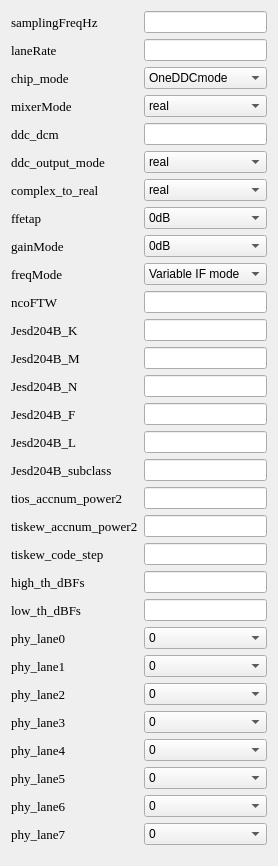
         <widget class="QWidget" name="scrollAreaWidgetContents">
          <property name="geometry">
           <rect>
            <x>0</x>
            <y>0</y>
            <width>278</width>
            <height>866</height>
           </rect>
          </property>
          <layout class="QGridLayout" name="gridLayout">
           <item row="28" column="0">
            <widget class="QLabel" name="phy_lane4">
             <property name="font">
              <font>
               <family>Times New Roman</family>
               <pointsize>10</pointsize>
               <weight>50</weight>
               <bold>false</bold>
              </font>
             </property>
             <property name="text">
              <string>phy_lane4</string>
             </property>
            </widget>
           </item>
           <item row="18" column="0">
            <widget class="QLabel" name="Jesd204B_subclass">
             <property name="font">
              <font>
               <family>Times New Roman</family>
               <pointsize>10</pointsize>
               <weight>50</weight>
               <bold>false</bold>
              </font>
             </property>
             <property name="text">
              <string>Jesd204B_subclass</string>
             </property>
            </widget>
           </item>
           <item row="23" column="0">
            <widget class="QLabel" name="low_th_dBFs">
             <property name="font">
              <font>
               <family>Times New Roman</family>
               <pointsize>10</pointsize>
               <weight>50</weight>
               <bold>false</bold>
              </font>
             </property>
             <property name="text">
              <string>low_th_dBFs</string>
             </property>
            </widget>
           </item>
           <item row="21" column="0">
            <widget class="QLabel" name="tiskew_code_step">
             <property name="font">
              <font>
               <family>Times New Roman</family>
               <pointsize>10</pointsize>
               <weight>50</weight>
               <bold>false</bold>
              </font>
             </property>
             <property name="text">
              <string>tiskew_code_step</string>
             </property>
            </widget>
           </item>
           <item row="15" column="0">
            <widget class="QLabel" name="Jesd204B_N">
             <property name="font">
              <font>
               <family>Times New Roman</family>
               <pointsize>10</pointsize>
               <weight>50</weight>
               <bold>false</bold>
              </font>
             </property>
             <property name="text">
              <string>Jesd204B_N</string>
             </property>
            </widget>
           </item>
           <item row="14" column="0">
            <widget class="QLabel" name="Jesd204B_M">
             <property name="font">
              <font>
               <family>Times New Roman</family>
               <pointsize>10</pointsize>
               <weight>50</weight>
               <bold>false</bold>
              </font>
             </property>
             <property name="text">
              <string>Jesd204B_M</string>
             </property>
            </widget>
           </item>
           <item row="2" column="0">
            <widget class="QLabel" name="samplingFreqHz">
             <property name="font">
              <font>
               <family>Times New Roman</family>
               <pointsize>10</pointsize>
               <weight>50</weight>
               <italic>false</italic>
               <bold>false</bold>
              </font>
             </property>
             <property name="text">
              <string>samplingFreqHz</string>
             </property>
            </widget>
           </item>
           <item row="12" column="0">
            <widget class="QLabel" name="ncoFTW">
             <property name="font">
              <font>
               <family>Times New Roman</family>
               <pointsize>10</pointsize>
               <weight>50</weight>
               <italic>false</italic>
               <bold>false</bold>
              </font>
             </property>
             <property name="text">
              <string>ncoFTW</string>
             </property>
            </widget>
           </item>
           <item row="11" column="0">
            <widget class="QLabel" name="freqMode">
             <property name="font">
              <font>
               <family>Times New Roman</family>
               <pointsize>10</pointsize>
               <weight>50</weight>
               <italic>false</italic>
               <bold>false</bold>
              </font>
             </property>
             <property name="text">
              <string>freqMode</string>
             </property>
            </widget>
           </item>
           <item row="26" column="0">
            <widget class="QLabel" name="phy_lane2">
             <property name="font">
              <font>
               <family>Times New Roman</family>
               <pointsize>10</pointsize>
               <weight>50</weight>
               <bold>false</bold>
              </font>
             </property>
             <property name="text">
              <string>phy_lane2</string>
             </property>
            </widget>
           </item>
           <item row="24" column="0">
            <widget class="QLabel" name="phy_lane0">
             <property name="font">
              <font>
               <family>Times New Roman</family>
               <pointsize>10</pointsize>
               <weight>50</weight>
               <bold>false</bold>
              </font>
             </property>
             <property name="text">
              <string>phy_lane0</string>
             </property>
            </widget>
           </item>
           <item row="7" column="0">
            <widget class="QLabel" name="inputMode">
             <property name="font">
              <font>
               <family>Times New Roman</family>
               <pointsize>10</pointsize>
               <weight>50</weight>
               <italic>false</italic>
               <bold>false</bold>
              </font>
             </property>
             <property name="text">
              <string>ddc_output_mode</string>
             </property>
            </widget>
           </item>
           <item row="22" column="0">
            <widget class="QLabel" name="high_th_dBFs">
             <property name="font">
              <font>
               <family>Times New Roman</family>
               <pointsize>10</pointsize>
               <weight>50</weight>
               <bold>false</bold>
              </font>
             </property>
             <property name="text">
              <string>high_th_dBFs</string>
             </property>
            </widget>
           </item>
           <item row="29" column="0">
            <widget class="QLabel" name="phy_lane5">
             <property name="font">
              <font>
               <family>Times New Roman</family>
               <pointsize>10</pointsize>
               <weight>50</weight>
               <bold>false</bold>
              </font>
             </property>
             <property name="text">
              <string>phy_lane5</string>
             </property>
            </widget>
           </item>
           <item row="10" column="0">
            <widget class="QLabel" name="gainMode">
             <property name="font">
              <font>
               <family>Times New Roman</family>
               <pointsize>10</pointsize>
               <weight>50</weight>
               <italic>false</italic>
               <bold>false</bold>
              </font>
             </property>
             <property name="text">
              <string>gainMode</string>
             </property>
            </widget>
           </item>
           <item row="9" column="0">
            <widget class="QLabel" name="ffetap">
             <property name="font">
              <font>
               <family>Times New Roman</family>
               <pointsize>10</pointsize>
               <weight>50</weight>
               <italic>false</italic>
               <bold>false</bold>
              </font>
             </property>
             <property name="text">
              <string>ffetap</string>
             </property>
            </widget>
           </item>
           <item row="25" column="0">
            <widget class="QLabel" name="phy_lane1">
             <property name="font">
              <font>
               <family>Times New Roman</family>
               <pointsize>10</pointsize>
               <weight>50</weight>
               <bold>false</bold>
              </font>
             </property>
             <property name="text">
              <string>phy_lane1</string>
             </property>
            </widget>
           </item>
           <item row="6" column="0">
            <widget class="QLabel" name="ddc_dcm">
             <property name="font">
              <font>
               <family>Times New Roman</family>
               <pointsize>10</pointsize>
               <weight>50</weight>
               <italic>false</italic>
               <bold>false</bold>
              </font>
             </property>
             <property name="text">
              <string>ddc_dcm</string>
             </property>
            </widget>
           </item>
           <item row="16" column="0">
            <widget class="QLabel" name="Jesd204B_F">
             <property name="font">
              <font>
               <family>Times New Roman</family>
               <pointsize>10</pointsize>
               <weight>50</weight>
               <bold>false</bold>
              </font>
             </property>
             <property name="text">
              <string>Jesd204B_F</string>
             </property>
            </widget>
           </item>
           <item row="27" column="0">
            <widget class="QLabel" name="phy_lane3">
             <property name="font">
              <font>
               <family>Times New Roman</family>
               <pointsize>10</pointsize>
               <weight>50</weight>
               <bold>false</bold>
              </font>
             </property>
             <property name="text">
              <string>phy_lane3</string>
             </property>
            </widget>
           </item>
           <item row="20" column="0">
            <widget class="QLabel" name="tiskew_accnum_power2">
             <property name="font">
              <font>
               <family>Times New Roman</family>
               <pointsize>10</pointsize>
               <weight>50</weight>
               <bold>false</bold>
              </font>
             </property>
             <property name="text">
              <string>tiskew_accnum_power2</string>
             </property>
            </widget>
           </item>
           <item row="5" column="0">
            <widget class="QLabel" name="mixerMode">
             <property name="font">
              <font>
               <family>Times New Roman</family>
               <pointsize>10</pointsize>
               <weight>50</weight>
               <italic>false</italic>
               <bold>false</bold>
              </font>
             </property>
             <property name="text">
              <string>mixerMode</string>
             </property>
            </widget>
           </item>
           <item row="17" column="0">
            <widget class="QLabel" name="Jesd204B_L">
             <property name="font">
              <font>
               <family>Times New Roman</family>
               <pointsize>10</pointsize>
               <weight>50</weight>
               <bold>false</bold>
              </font>
             </property>
             <property name="text">
              <string>Jesd204B_L</string>
             </property>
            </widget>
           </item>
           <item row="3" column="0">
            <widget class="QLabel" name="laneRate">
             <property name="font">
              <font>
               <family>Times New Roman</family>
               <pointsize>10</pointsize>
               <weight>50</weight>
               <italic>false</italic>
               <bold>false</bold>
              </font>
             </property>
             <property name="text">
              <string>laneRate</string>
             </property>
            </widget>
           </item>
           <item row="13" column="0">
            <widget class="QLabel" name="Jesd204B_K">
             <property name="font">
              <font>
               <family>Times New Roman</family>
               <pointsize>10</pointsize>
               <weight>50</weight>
               <bold>false</bold>
              </font>
             </property>
             <property name="text">
              <string>Jesd204B_K</string>
             </property>
            </widget>
           </item>
           <item row="30" column="0">
            <widget class="QLabel" name="phy_lane6">
             <property name="font">
              <font>
               <family>Times New Roman</family>
               <pointsize>10</pointsize>
               <weight>50</weight>
               <bold>false</bold>
              </font>
             </property>
             <property name="text">
              <string>phy_lane6</string>
             </property>
            </widget>
           </item>
           <item row="4" column="0">
            <widget class="QLabel" name="chip_mode">
             <property name="font">
              <font>
               <family>Times New Roman</family>
               <pointsize>10</pointsize>
               <weight>50</weight>
               <italic>false</italic>
               <bold>false</bold>
              </font>
             </property>
             <property name="text">
              <string>chip_mode</string>
             </property>
            </widget>
           </item>
           <item row="31" column="0">
            <widget class="QLabel" name="phy_lane7">
             <property name="font">
              <font>
               <family>Times New Roman</family>
               <pointsize>10</pointsize>
               <weight>50</weight>
               <bold>false</bold>
              </font>
             </property>
             <property name="text">
              <string>phy_lane7</string>
             </property>
            </widget>
           </item>
           <item row="19" column="0">
            <widget class="QLabel" name="tios_accnum_power2">
             <property name="font">
              <font>
               <family>Times New Roman</family>
               <pointsize>10</pointsize>
               <weight>50</weight>
               <bold>false</bold>
              </font>
             </property>
             <property name="text">
              <string>tios_accnum_power2</string>
             </property>
            </widget>
           </item>
           <item row="8" column="0">
            <widget class="QLabel" name="outputMode">
             <property name="font">
              <font>
               <family>Times New Roman</family>
               <pointsize>10</pointsize>
               <weight>50</weight>
               <italic>false</italic>
               <bold>false</bold>
              </font>
             </property>
             <property name="text">
              <string>complex_to_real</string>
             </property>
            </widget>
           </item>
           <item row="2" column="1">
            <widget class="QLineEdit" name="samplingFreqHz_lineEdit"/>
           </item>
           <item row="3" column="1">
            <widget class="QLineEdit" name="lanerate_lineEdit"/>
           </item>
           <item row="4" column="1">
            <widget class="QComboBox" name="chip_mode_comboBox">
             <item>
              <property name="text">
               <string>OneDDCmode</string>
              </property>
             </item>
             <item>
              <property name="text">
               <string>TwoDDCmode</string>
              </property>
             </item>
             <item>
              <property name="text">
               <string>FourDDCmode</string>
              </property>
             </item>
             <item>
              <property name="text">
               <string>fullband</string>
              </property>
             </item>
             <item>
              <property name="text">
               <string>fs*4</string>
              </property>
             </item>
            </widget>
           </item>
           <item row="5" column="1">
            <widget class="QComboBox" name="mixerMode_comboBox">
             <item>
              <property name="text">
               <string>real</string>
              </property>
             </item>
             <item>
              <property name="text">
               <string>complex</string>
              </property>
             </item>
            </widget>
           </item>
           <item row="6" column="1">
            <widget class="QLineEdit" name="ddc_dcm_lineEdit"/>
           </item>
           <item row="7" column="1">
            <widget class="QComboBox" name="inputMode_comboBox">
             <item>
              <property name="text">
               <string>real</string>
              </property>
             </item>
             <item>
              <property name="text">
               <string>complex</string>
              </property>
             </item>
            </widget>
           </item>
           <item row="8" column="1">
            <widget class="QComboBox" name="outputMode_comboBox">
             <item>
              <property name="text">
               <string>real</string>
              </property>
             </item>
             <item>
              <property name="text">
               <string>complex</string>
              </property>
             </item>
            </widget>
           </item>
           <item row="9" column="1">
            <widget class="QComboBox" name="ffetap_comboBox">
             <item>
              <property name="text">
               <string>0dB</string>
              </property>
             </item>
             <item>
              <property name="text">
               <string>1p1dB</string>
              </property>
             </item>
             <item>
              <property name="text">
               <string>2p9dB</string>
              </property>
             </item>
             <item>
              <property name="text">
               <string>5dB</string>
              </property>
             </item>
             <item>
              <property name="text">
               <string>8dB</string>
              </property>
             </item>
            </widget>
           </item>
           <item row="10" column="1">
            <widget class="QComboBox" name="gainMode_comboBox">
             <item>
              <property name="text">
               <string>0dB</string>
              </property>
             </item>
             <item>
              <property name="text">
               <string>6dB</string>
              </property>
             </item>
            </widget>
           </item>
           <item row="11" column="1">
            <widget class="QComboBox" name="freqMode_comboBox">
             <item>
              <property name="text">
               <string>Variable IF mode</string>
              </property>
             </item>
             <item>
              <property name="text">
               <string>0 Hz IF mode</string>
              </property>
             </item>
             <item>
              <property name="text">
               <string>fs Hz IF mode</string>
              </property>
             </item>
             <item>
              <property name="text">
               <string>Test mode</string>
              </property>
             </item>
            </widget>
           </item>
           <item row="12" column="1">
            <widget class="QLineEdit" name="ncoFTW_lineEdit"/>
           </item>
           <item row="13" column="1">
            <widget class="QLineEdit" name="Jesd204B_K_lineEdit"/>
           </item>
           <item row="14" column="1">
            <widget class="QLineEdit" name="Jesd204B_M_lineEdit"/>
           </item>
           <item row="15" column="1">
            <widget class="QLineEdit" name="Jesd204B_N_lineEdit"/>
           </item>
           <item row="16" column="1">
            <widget class="QLineEdit" name="Jesd204B_F_lineEdit"/>
           </item>
           <item row="17" column="1">
            <widget class="QLineEdit" name="Jesd204B_L_lineEdit"/>
           </item>
           <item row="18" column="1">
            <widget class="QLineEdit" name="Jesd204B_subclass_lineEdit"/>
           </item>
           <item row="19" column="1">
            <widget class="QLineEdit" name="tios_accnum_power2_lineEdit"/>
           </item>
           <item row="20" column="1">
            <widget class="QLineEdit" name="tiskew_accnum_power2_lineEdit"/>
           </item>
           <item row="21" column="1">
            <widget class="QLineEdit" name="tiskew_code_step_lineEdit"/>
           </item>
           <item row="22" column="1">
            <widget class="QLineEdit" name="high_th_dBFs_lineEdit"/>
           </item>
           <item row="23" column="1">
            <widget class="QLineEdit" name="low_th_dBFs_lineEdit"/>
           </item>
           <item row="24" column="1">
            <widget class="QComboBox" name="phy_lane0_comboBox">
             <item>
              <property name="text">
               <string>0</string>
              </property>
             </item>
             <item>
              <property name="text">
               <string>1</string>
              </property>
             </item>
             <item>
              <property name="text">
               <string>2</string>
              </property>
             </item>
             <item>
              <property name="text">
               <string>3</string>
              </property>
             </item>
             <item>
              <property name="text">
               <string>4</string>
              </property>
             </item>
             <item>
              <property name="text">
               <string>5</string>
              </property>
             </item>
             <item>
              <property name="text">
               <string>6</string>
              </property>
             </item>
             <item>
              <property name="text">
               <string>7</string>
              </property>
             </item>
            </widget>
           </item>
           <item row="25" column="1">
            <widget class="QComboBox" name="phy_lane1_comboBox">
             <item>
              <property name="text">
               <string>0</string>
              </property>
             </item>
             <item>
              <property name="text">
               <string>1</string>
              </property>
             </item>
             <item>
              <property name="text">
               <string>2</string>
              </property>
             </item>
             <item>
              <property name="text">
               <string>3</string>
              </property>
             </item>
             <item>
              <property name="text">
               <string>4</string>
              </property>
             </item>
             <item>
              <property name="text">
               <string>5</string>
              </property>
             </item>
             <item>
              <property name="text">
               <string>6</string>
              </property>
             </item>
             <item>
              <property name="text">
               <string>7</string>
              </property>
             </item>
            </widget>
           </item>
           <item row="26" column="1">
            <widget class="QComboBox" name="phy_lane2_comboBox">
             <item>
              <property name="text">
               <string>0</string>
              </property>
             </item>
             <item>
              <property name="text">
               <string>1</string>
              </property>
             </item>
             <item>
              <property name="text">
               <string>2</string>
              </property>
             </item>
             <item>
              <property name="text">
               <string>3</string>
              </property>
             </item>
             <item>
              <property name="text">
               <string>4</string>
              </property>
             </item>
             <item>
              <property name="text">
               <string>5</string>
              </property>
             </item>
             <item>
              <property name="text">
               <string>6</string>
              </property>
             </item>
             <item>
              <property name="text">
               <string>7</string>
              </property>
             </item>
            </widget>
           </item>
           <item row="27" column="1">
            <widget class="QComboBox" name="phy_lane3_comboBox">
             <item>
              <property name="text">
               <string>0</string>
              </property>
             </item>
             <item>
              <property name="text">
               <string>1</string>
              </property>
             </item>
             <item>
              <property name="text">
               <string>2</string>
              </property>
             </item>
             <item>
              <property name="text">
               <string>3</string>
              </property>
             </item>
             <item>
              <property name="text">
               <string>4</string>
              </property>
             </item>
             <item>
              <property name="text">
               <string>5</string>
              </property>
             </item>
             <item>
              <property name="text">
               <string>6</string>
              </property>
             </item>
             <item>
              <property name="text">
               <string>7</string>
              </property>
             </item>
            </widget>
           </item>
           <item row="28" column="1">
            <widget class="QComboBox" name="phy_lane4_comboBox">
             <item>
              <property name="text">
               <string>0</string>
              </property>
             </item>
             <item>
              <property name="text">
               <string>1</string>
              </property>
             </item>
             <item>
              <property name="text">
               <string>2</string>
              </property>
             </item>
             <item>
              <property name="text">
               <string>3</string>
              </property>
             </item>
             <item>
              <property name="text">
               <string>4</string>
              </property>
             </item>
             <item>
              <property name="text">
               <string>5</string>
              </property>
             </item>
             <item>
              <property name="text">
               <string>6</string>
              </property>
             </item>
             <item>
              <property name="text">
               <string>7</string>
              </property>
             </item>
            </widget>
           </item>
           <item row="29" column="1">
            <widget class="QComboBox" name="phy_lane5_comboBox">
             <item>
              <property name="text">
               <string>0</string>
              </property>
             </item>
             <item>
              <property name="text">
               <string>1</string>
              </property>
             </item>
             <item>
              <property name="text">
               <string>2</string>
              </property>
             </item>
             <item>
              <property name="text">
               <string>3</string>
              </property>
             </item>
             <item>
              <property name="text">
               <string>4</string>
              </property>
             </item>
             <item>
              <property name="text">
               <string>5</string>
              </property>
             </item>
             <item>
              <property name="text">
               <string>6</string>
              </property>
             </item>
             <item>
              <property name="text">
               <string>7</string>
              </property>
             </item>
            </widget>
           </item>
           <item row="30" column="1">
            <widget class="QComboBox" name="phy_lane6_comboBox">
             <item>
              <property name="text">
               <string>0</string>
              </property>
             </item>
             <item>
              <property name="text">
               <string>1</string>
              </property>
             </item>
             <item>
              <property name="text">
               <string>2</string>
              </property>
             </item>
             <item>
              <property name="text">
               <string>3</string>
              </property>
             </item>
             <item>
              <property name="text">
               <string>4</string>
              </property>
             </item>
             <item>
              <property name="text">
               <string>5</string>
              </property>
             </item>
             <item>
              <property name="text">
               <string>6</string>
              </property>
             </item>
             <item>
              <property name="text">
               <string>7</string>
              </property>
             </item>
            </widget>
           </item>
           <item row="31" column="1">
            <widget class="QComboBox" name="phy_lane7_comboBox">
             <item>
              <property name="text">
               <string>0</string>
              </property>
             </item>
             <item>
              <property name="text">
               <string>1</string>
              </property>
             </item>
             <item>
              <property name="text">
               <string>2</string>
              </property>
             </item>
             <item>
              <property name="text">
               <string>3</string>
              </property>
             </item>
             <item>
              <property name="text">
               <string>4</string>
              </property>
             </item>
             <item>
              <property name="text">
               <string>5</string>
              </property>
             </item>
             <item>
              <property name="text">
               <string>6</string>
              </property>
             </item>
             <item>
              <property name="text">
               <string>7</string>
              </property>
             </item>
            </widget>
           </item>
          </layout>
         </widget>
